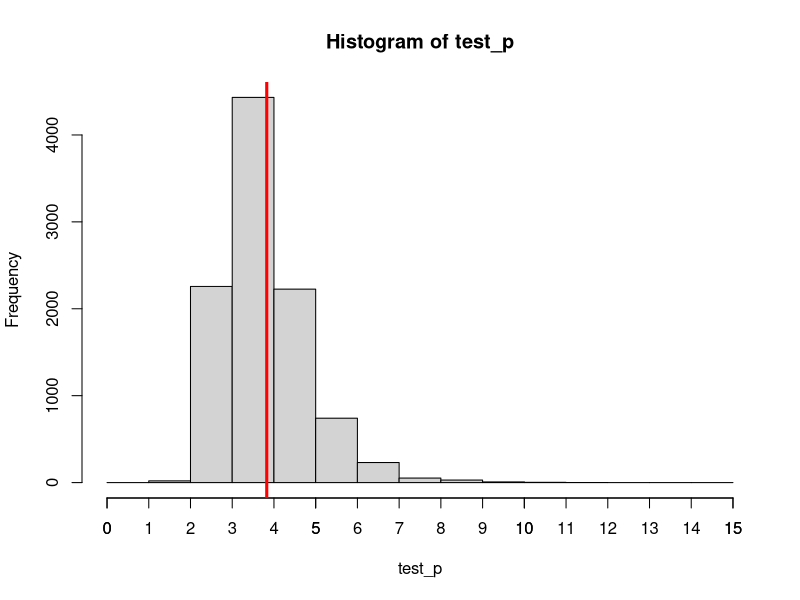
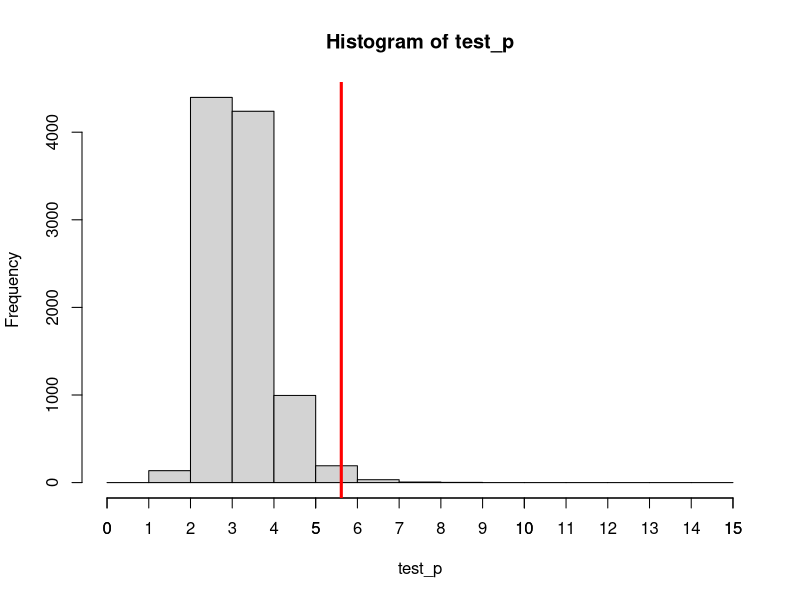

Write the R code that produced these figures, in order.
## ---- chunk 1
knitr::opts_chunk$set(
	echo = TRUE,
	message = TRUE,
	warning = TRUE
)
## ---- chunk 2
ya <- c(12,9,12,14,13,13,15,8,15,6)
yb <- c(11,11,10,9,9,8,7,10,6,8,8,9,7)
sum(ya)
sum(yb)
## ---- chunk 3
#theta_A
cat("theta_A: ", qgamma(c(.025, .975), 237, 20), "\n")

#theta_B
cat("theta_B: ", qgamma(c(.025, .975), 125, 14))
## ---- chunk 4
#posterior expectation is (12n_0+185)/(13+n_0)
(12*1:50+113)/(13+1:50)
## ---- chunk 5
#set.seed(2304933)
S <- 10000

post_test <- function(a,b,n){
  #sample posterior theta
  theta_p <- rgamma(S,a,b)
  
  #sample posterior y, one row is one replicated data
  y_p <- matrix(rpois(n*S, rep(theta_p, n)), ncol=n)
  
  #calculate posterior test quantity
  test_p <- rowMeans(y_p)/apply(y_p, 1, sd)
  
  return (test_p)
}

test_p <- post_test(237, 20, 10)

#observed test quantity
test_obs <- mean(ya)/sd(ya)
#calculate bayesian p-value
hat_p_value <- mean(test_p>=test_obs)
print(hat_p_value)

hist(test_p, breaks=seq(0, 15), cex=1, xlim=c(0,15))
axis(side = 1, at = seq(0,15))
abline(v=test_obs, col='red', lwd=3)
## ---- chunk 6
test_p <- post_test(125, 14, 13)

#observed test quantity
test_obs <- mean(yb)/sd(yb)
#calculate bayesian p-value
hat_p_value <- mean(test_p>=test_obs)
print(hat_p_value)

hist(test_p, breaks=seq(0, 15), cex=1, xlim=c(0,15))
axis(side = 1, at = seq(0,15))
abline(v=test_obs, col='red', lwd=3)

